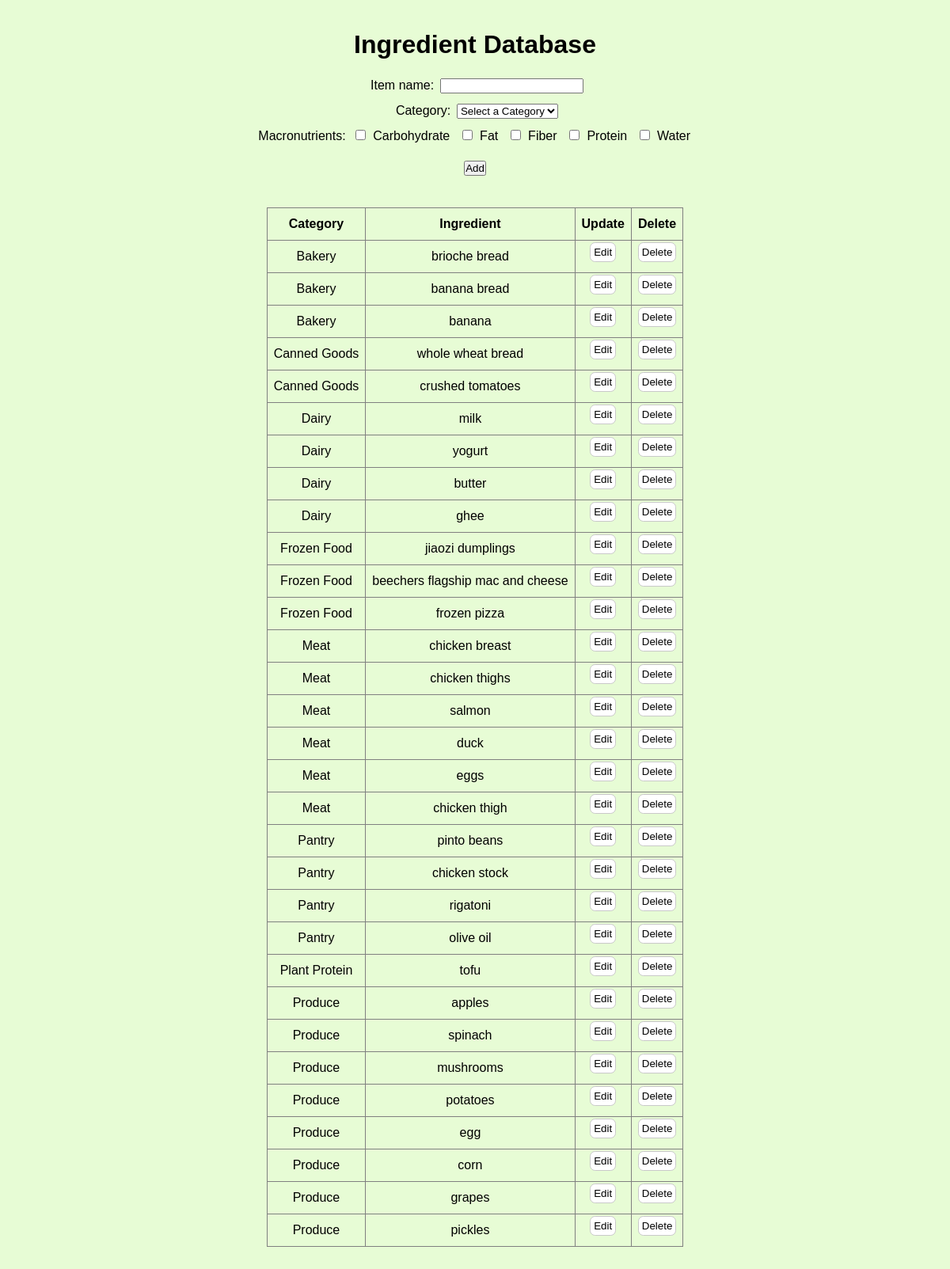
Screenshot of /ingredient (signed in) with the database file from the repository.
### tables this page shows
CREATE TABLE macronutrient (
    id INTEGER PRIMARY KEY,
    macro_name TEXT UNIQUE NOT NULL
);

CREATE TABLE ingredient (
    id INTEGER PRIMARY KEY,
    ingredient_name TEXT UNIQUE NOT NULL,
    category_id INTEGER NOT NULL,
    FOREIGN KEY (category_id) REFERENCES category(id) ON DELETE RESTRICT
);

CREATE TABLE category (
    id INTEGER PRIMARY KEY,
    category_name TEXT UNIQUE NOT NULL
);

### flaskapp.py (the view)
@app.route('/ingredient')
def ingredientpage():
    if 'username' not in session:
        return redirect(url_for('login'))
    db = get_db()
    cur = db.cursor()
    cur.execute("""
        SELECT ingredient.id, category.category_name AS category, ingredient.ingredient_name AS ingredient
        FROM ingredient
        JOIN category ON ingredient.category_id = category.id
        ORDER BY category.category_name;
    """)
    ingredientInventory = cur.fetchall()
    cur.execute("""
                SELECT category_name
                FROM category
                ORDER BY category_name;
            """)
    categories = [("", "Select a Category")] + [(row["category_name"], row["category_name"]) for row in cur.fetchall()]
    cur.execute("SELECT id, macro_name FROM macronutrient ORDER BY macro_name;")
    macros = [(row["id"], row["macro_name"]) for row in cur.fetchall()]
    item_form = ItemForm()
    item_form.category.choices = categories
    item_form.macros.choices = macros
    return render_template('ingredient.html', ingredientInventory = ingredientInventory, item_form = item_form)

### forms.py
class ItemForm(FlaskForm):
    item = StringField("Add Item", validators=[DataRequired(message="There is nothing to add!"), Length(min=2, max=50, message="Hmm, not sure if that's an item.")])
    category = SelectField("Category", choices=[("", "Select a Category")], validators=[DataRequired(message="Please select a category!")])
    macros = SelectMultipleField("Macronutrients", coerce=int, option_widget=widgets.CheckboxInput(), widget=widgets.ListWidget(prefix_label=False))
    submit = SubmitField("Add")

### flaskapp.py (called while the page is built)
def get_db():
    db = getattr(g, '_database', None)
    if db is None:
        db = g._database = sqlite3.connect(DATABASE)
        db.row_factory = sqlite3.Row
    return db

@app.teardown_appcontext
def close_connection(exception):
    db = getattr(g, '_database', None)
    if db is not None:
        db.close()

### templates/ingredient.html (shortened to what this page needs)
<!DOCTYPE html>
<html lang="en">
<head>
    <link rel="stylesheet" href="{{ url_for('static', filename='css/style.css') }}">
</head>
<body>
    <h1>Ingredient Database</h1>
    {% include 'add_item.html' %}
    <main>
        <table border="1">
            <thead>
                <tr>
                    <th>Category</th>
                    <th>Ingredient</th>
                    <th>Update</th>
                    <th>Delete</th>
                </tr>
            </thead>
            <tbody>
                {% for ingredient in ingredientInventory %}
                <tr>
                    <td>{{ ingredient['category'] }}</td>
                    <td>{{ ingredient['ingredient'] }}</td>
                    <td>{% include 'update.html' %}</td>
                    <td>{% include 'delete.html' %}</td>
                </tr>
                {% endfor %}
            </tbody>
        </table>
    </main>
</body>
</html>

### templates/add_item.html (shortened to what this page needs)
<form id="add_item" action="/add_item" method="POST" novalidate>
    <label for="item">Item name:</label>
    {{ item_form.item() }}
    <br>
    <label for="category_form">Category:</label>
    {{ item_form.category() }}
    <br>
    <label for="macros">Macronutrients:</label>
    {% for macro in item_form.macros %}
        <label>{{ macro }} {{ macro.label }}</label>
    {% endfor %}
    <br>
    {{ item_form.submit() }}
</form>

### templates/update.html (shortened to what this page needs)
{% if ingredient['id'] != selected_ingredient_id %}
<form id="edit" action="{{ url_for('update_ingredient', ingredient_id=ingredient['id']) }}" method="GET">
    <button type="submit">Edit</button>
</form>
{% endif %}

### templates/delete.html (shortened to what this page needs)
<form id="delete" action="{{ url_for('delete_ingredient', ingredient_id=ingredient['id']) }}" method="POST">
    <button type="submit" onclick="return confirm('Are you sure you want to delete this item?');">Delete</button>
</form>

### static/css/style.css (style rules this page uses)
* { padding: 0; margin: 0; box-sizing: border-box; }
html { font-size: 100%; line-height: 1.5; font-family: 'Space Grotesk', sans-serif; background-color: #e7fcd5; }
body { display: flex; flex-direction: column; max-width: 1100px; margin: 0 auto; }
main { display: block; text-align: center; }
h1 { font-size: 2em; text-align: center; margin: 1em auto 0em; }
button { display: inline-block; }
table { margin: 1em auto 3em; border-collapse: collapse; }
td { padding: .5em; text-align: center; vertical-align: middle; }
th { padding: .5em; text-align: center; vertical-align: middle; }
form { display: inline-block; margin-top: 1em; text-align: center; }
form > button { margin-top: -1em; }
form#delete, form#edit { margin: 0; }
form label { display: inline-block; margin: 0 .2em .5em .3em; }
button { background-color: white; border: .1em rgb(201, 201, 201) solid; border-radius: .5em; padding: .3em; text-align: center; text-decoration: none; vertical-align:middle; font-family: 'Space Grotesk', sans-serif; }

### rows the page displays
macronutrient: label "Carbohydrate"
macronutrient: label "Fat"
macronutrient: label "Fiber"
macronutrient: label "Protein"
macronutrient: label "Water"
ingredient: category "Bakery", ingredient "brioche bread"
ingredient: category "Bakery", ingredient "banana bread"
ingredient: category "Bakery", ingredient "banana"
ingredient: category "Canned Goods", ingredient "whole wheat bread"
ingredient: category "Canned Goods", ingredient "crushed tomatoes"
ingredient: category "Dairy", ingredient "milk"
ingredient: category "Dairy", ingredient "yogurt"
ingredient: category "Dairy", ingredient "butter"
ingredient: category "Dairy", ingredient "ghee"
ingredient: category "Frozen Food", ingredient "jiaozi dumplings"
ingredient: category "Frozen Food", ingredient "beechers flagship mac and cheese"
ingredient: category "Frozen Food", ingredient "frozen pizza"
ingredient: category "Meat", ingredient "chicken breast"
ingredient: category "Meat", ingredient "chicken thighs"
ingredient: category "Meat", ingredient "salmon"
ingredient: category "Meat", ingredient "duck"
ingredient: category "Meat", ingredient "eggs"
ingredient: category "Meat", ingredient "chicken thigh"
ingredient: category "Pantry", ingredient "pinto beans"
ingredient: category "Pantry", ingredient "chicken stock"
ingredient: category "Pantry", ingredient "rigatoni"
ingredient: category "Pantry", ingredient "olive oil"
ingredient: category "Plant Protein", ingredient "tofu"
ingredient: category "Produce", ingredient "apples"
ingredient: category "Produce", ingredient "spinach"
ingredient: category "Produce", ingredient "mushrooms"
ingredient: category "Produce", ingredient "potatoes"
ingredient: category "Produce", ingredient "egg"
ingredient: category "Produce", ingredient "corn"
ingredient: category "Produce", ingredient "grapes"
ingredient: category "Produce", ingredient "pickles"
